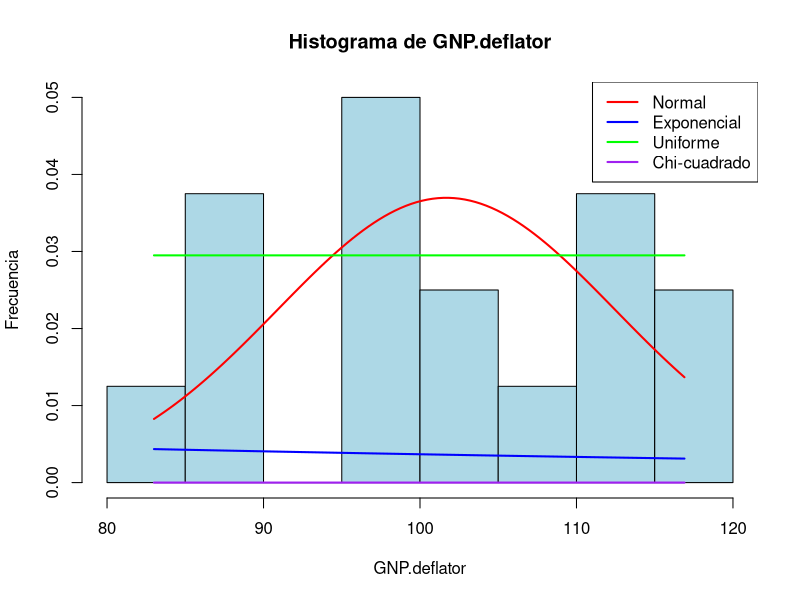
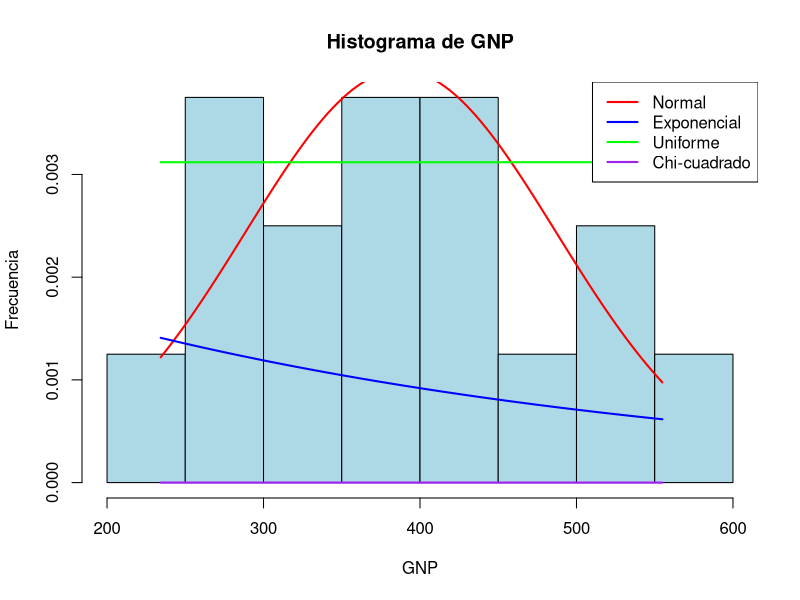
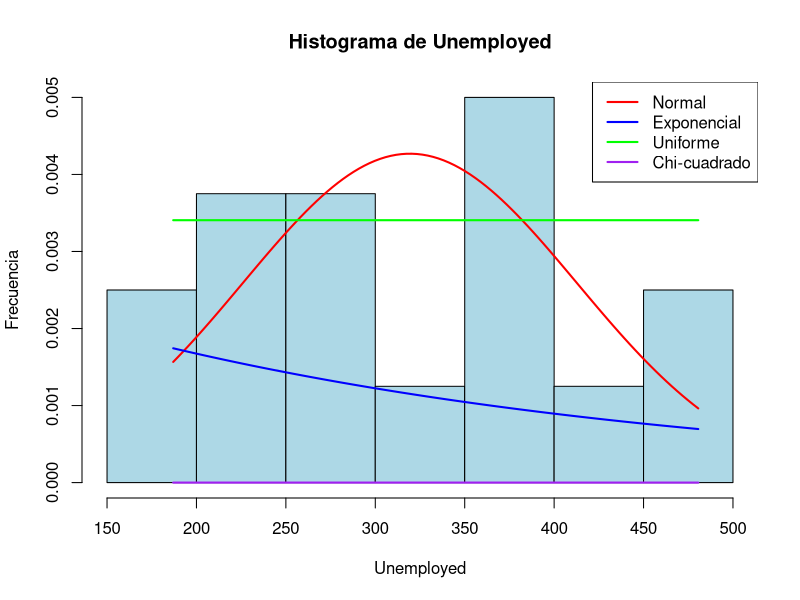
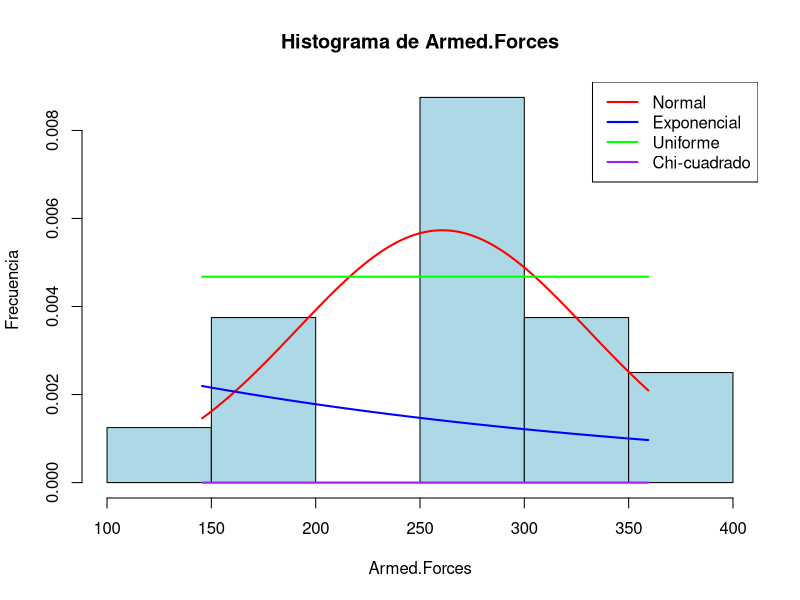
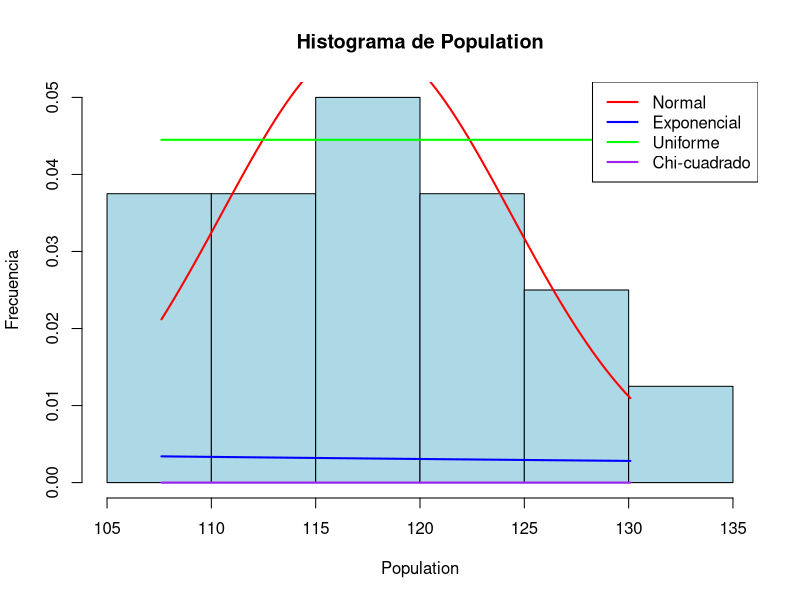
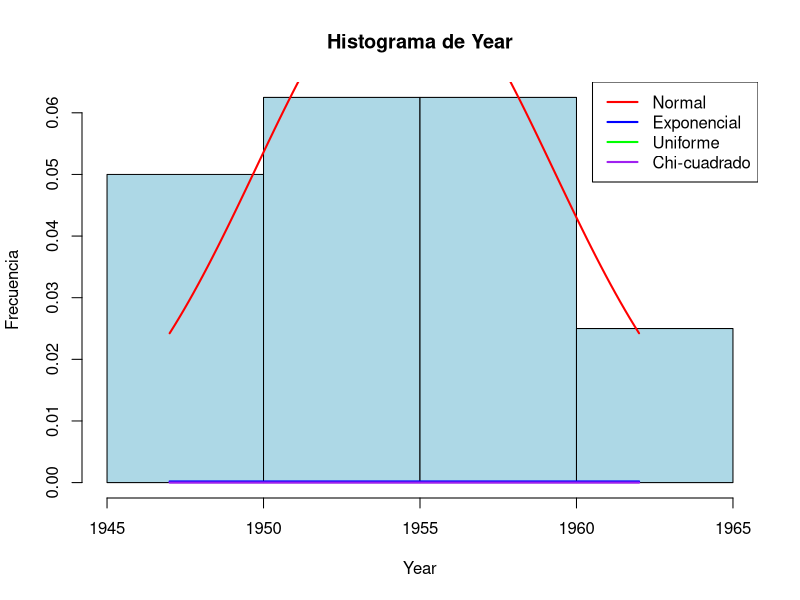
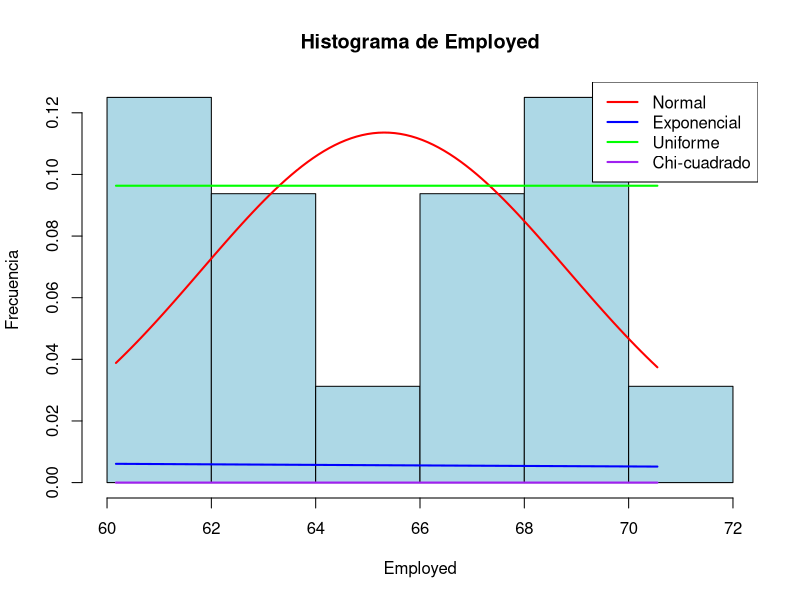

Here is the R script that generated these plots, in order:
# Cargar el conjunto de datos Longley
data(longley)

# Crear una lista de nombres de las variables en Longley
variables <- names(longley)

# Iterar sobre cada variable y generar su histograma con las curvas de densidad
for (var in variables) {
  # Extraer la variable actual
  variable <- longley[[var]]
  
  # Especificar el archivo de salida para guardar la imagen
  png(filename = paste0("histograma_", var, ".png"), width = 800, height = 600)
  
  # Crear el histograma
  hist(variable, 
       main = paste("Histograma de", var), 
       xlab = var, 
       ylab = "Frecuencia", 
       col = "lightblue", 
       border = "black", 
       probability = TRUE)
  
  # Generar la secuencia de valores para las curvas de densidad
  x <- seq(min(variable), max(variable), length = 100)
  
  # Curva de densidad normal
  y_normal <- dnorm(x, mean = mean(variable), sd = sd(variable))
  lines(x, y_normal, col = "red", lwd = 2)
  
  # Curva de densidad exponencial
  y_exp <- dexp(x, rate = 1/mean(variable))
  lines(x, y_exp, col = "blue", lwd = 2)
  
  # Curva de densidad uniforme
  y_unif <- dunif(x, min = min(variable), max = max(variable))
  lines(x, y_unif, col = "green", lwd = 2)
  
  # Curva de densidad chi-cuadrado
  df <- 2  # Grados de libertad para la distribución chi-cuadrado
  y_chi <- dchisq(x, df = df)
  lines(x, y_chi, col = "purple", lwd = 2)
  
  # Agregar una leyenda
  legend("topright", legend = c("Normal", "Exponencial", "Uniforme", "Chi-cuadrado"),
         col = c("red", "blue", "green", "purple"), lwd = 2)
  
  # Cerrar el dispositivo gráfico para guardar la imagen
  dev.off()
}
